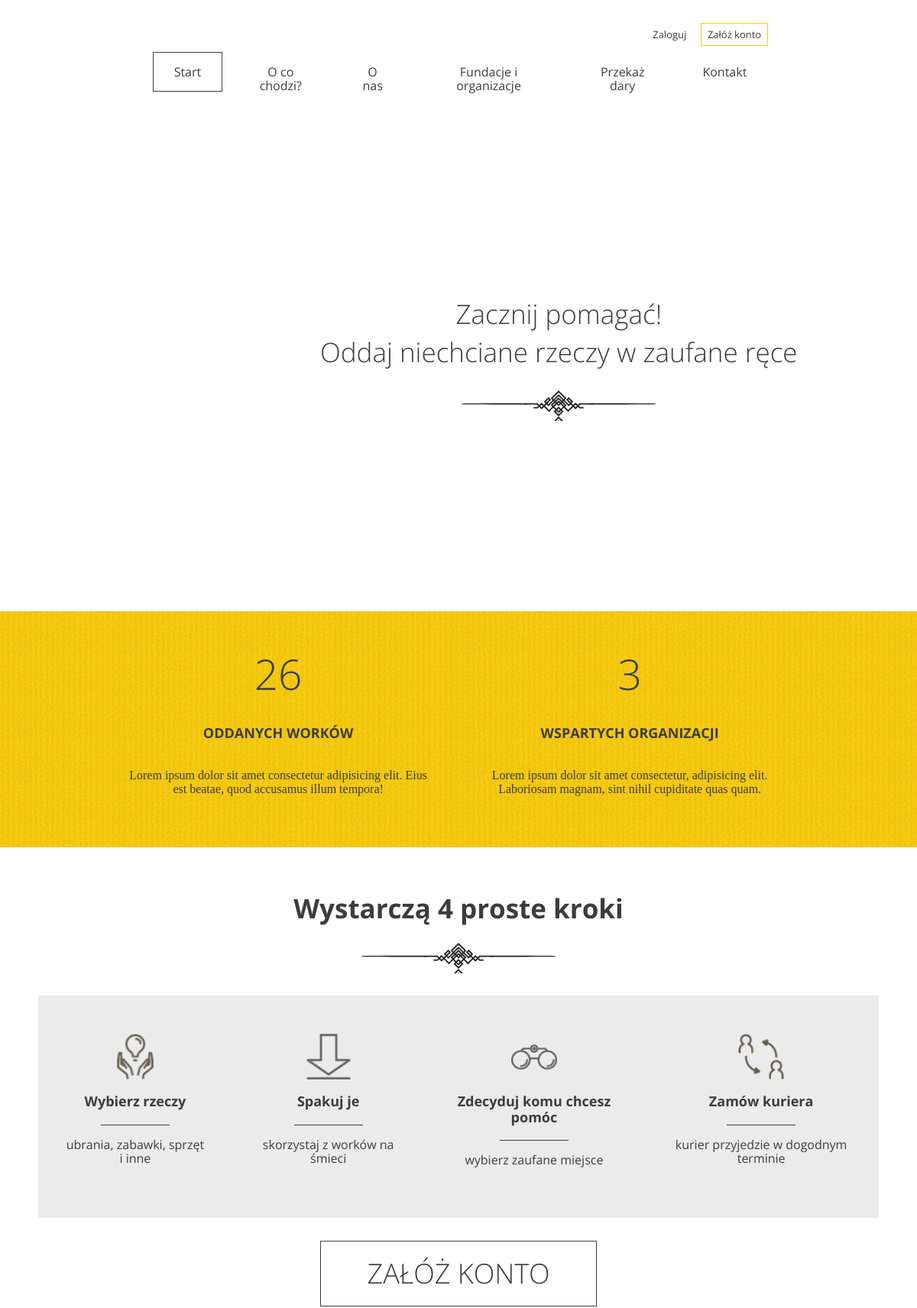
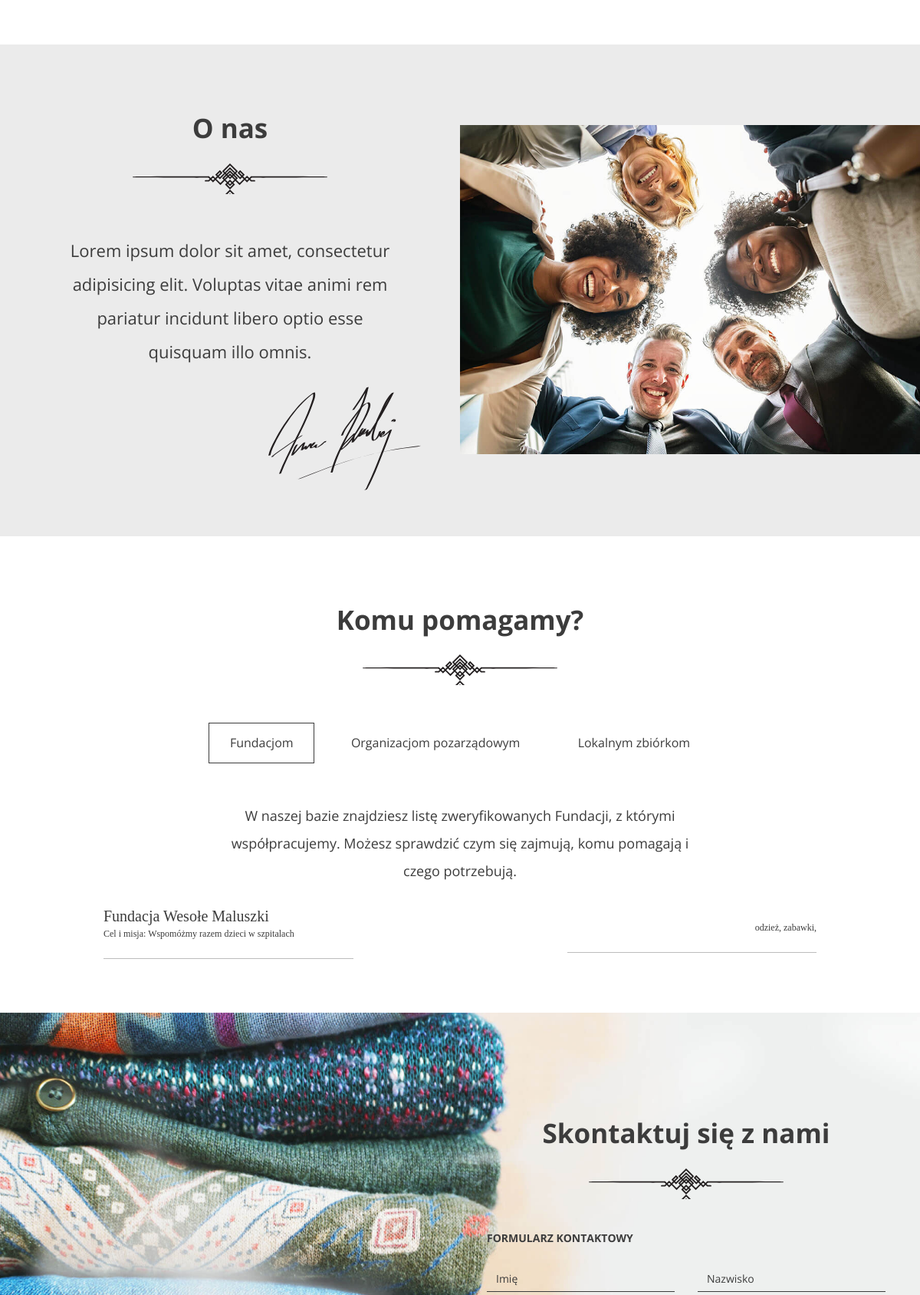
The app's page /index/ (upper part) with its own data (2 pictures, top to bottom).
### main_app/models.py (models this page shows, shortened)
class Institution(models.Model):
    name = models.CharField(max_length=64)
    description = models.TextField()
    type = models.IntegerField(choices=types, default=0)
    categories = models.ManyToManyField(Category)
    class Meta:
        ordering = ('name',)

class Category(models.Model):
    name = models.CharField(max_length=64)

### main_app/views.py (the view)
# urls.py: path('index/', LandingPage.as_view(), name='LandingPage' ),
class LandingPage(View):
    def get(self,request):
        user = request.user
        donations = Donation.objects.all()
        bags_count = 0
        for donation in donations:
            bags_count += donation.quantity
        organizations_count = Institution.objects.count()
        foundations = Institution.objects.filter(type=0)
        ngos = Institution.objects.filter(type=1)
        foundraisings = Institution.objects.filter(type=2)
        context = {'bags_count':bags_count,
                   'organizations_count':organizations_count,
                   'foundations':foundations,
                   'ngos':ngos,
                   'foundraisings':foundraisings,
                   'user':user,
                   }
        return render(request, 'main_app/index.html', context)

### main_app/templates/main_app/index.html (shortened to what this page needs)
{%  extends 'base.html' %}
{% load static %}
{% block content %}
    <header class="header--main-page">
      <nav class="container container--70">
      {% if user.is_authenticated %}
          <ul class="nav--actions">
          <li class="logged-user">
            Witaj {{ user }}
            <ul class="dropdown">
              <li><a href="/user_details/{{ user.pk }}">Profil</a></li>
              <li><a href="/user_update/{{ user.pk }}">Ustawienia</a></li>
                {% if user.is_superuser %}
                <li><a href="/admin/">Panel administracyjny</a></li>
                {% endif %}
              <li><a href="/logout/">Wyloguj</a></li>
            </ul>
          </li>
        </ul>
      {% else %}
        <ul class="nav--actions">
          <li><a href="/login/" class="btn btn--small btn--without-border">Zaloguj</a></li>
          <li><a href="/register/" class="btn btn--small btn--highlighted">Załóż konto</a></li>
        </ul>
      {% endif %}
        <ul>
          <li><a href="" class="btn btn--without-border active">Start</a></li>
          <li><a href="#steps" class="btn btn--without-border">O co chodzi?</a></li>
          <li><a href="#about-us" class="btn btn--without-border">O nas</a></li>
          <li><a href="#help" class="btn btn--without-border">Fundacje i organizacje</a></li>
          <li><a href="/share/#important" class="btn btn--without-border">Przekaż dary</a></li>
          <li><a href="#contact" class="btn btn--without-border">Kontakt</a></li>
        </ul>
      </nav>
      <div class="slogan container container--90">
        <div class="slogan--item">
          <h1>
            Zacznij pomagać!<br />
            Oddaj niechciane rzeczy w zaufane ręce
          </h1>
        </div>
      </div>
    </header>
    <section id="stats" class="stats">
      <div class="container container--85">
        <div class="stats--item">
          <em>{{ bags_count }}</em>
          <h3>Oddanych worków</h3>
          <p>Lorem ipsum dolor sit amet consectetur adipisicing elit. Eius est beatae, quod accusamus illum tempora!</p>
        </div>
        <div class="stats--item">
          <em>{{ organizations_count }}</em>
          <h3>Wspartych organizacji</h3>
          <p>Lorem ipsum dolor sit amet consectetur, adipisicing elit. Laboriosam magnam, sint nihil cupiditate quas quam.</p>
        </div>
      </div>
    </section>
    <section id="steps" class="steps">
      <h2>Wystarczą 4 proste kroki</h2>
      <div class="steps--container">
        <div class="steps--item">
          <span class="icon icon--hands"></span>
          <h3>Wybierz rzeczy</h3>
          <p>ubrania, zabawki, sprzęt i inne</p>
        </div>
        <div class="steps--item">
          <span class="icon icon--arrow"></span>
          <h3>Spakuj je</h3>
          <p>skorzystaj z worków na śmieci</p>
        </div>
        <div class="steps--item">
          <span class="icon icon--glasses"></span>
          <h3>Zdecyduj komu chcesz pomóc</h3>
          <p>wybierz zaufane miejsce</p>
        </div>
        <div class="steps--item">
          <span class="icon icon--courier"></span>
          <h3>Zamów kuriera</h3>
          <p>kurier przyjedzie w dogodnym terminie</p>
        </div>
      </div>
      <a href="/register/" class="btn btn--large">Załóż konto</a>
    </section>
    <section id="about-us" class="about-us">
      <div class="about-us--text">
        <h2>O nas</h2>
        <p>Lorem ipsum dolor sit amet, consectetur adipisicing elit. Voluptas vitae animi rem pariatur incidunt libero optio esse quisquam illo omnis.</p>
        <img src="/static/images/signature.svg" class="about-us--text-signature" alt="Signature" />
      </div>
      <div class="about-us--image"><img src="/static/images/about-us.jpg" alt="People in circle" /></div>
    </section>
     <section id="help" class="help">
      <h2>Komu pomagamy?</h2>
      <ul class="help--buttons">
        <li data-id="1"><a href="#" class="btn btn--without-border active">Fundacjom</a></li>
        <li data-id="2"><a href="#" class="btn btn--without-border">Organizacjom pozarządowym</a></li>
        <li data-id="3"><a href="#" class="btn btn--without-border">Lokalnym zbiórkom</a></li>
      </ul>
      <div class="help--slides active" data-id="1">
        <p>W naszej bazie znajdziesz listę zweryfikowanych Fundacji, z którymi współpracujemy. Możesz sprawdzić czym się zajmują, komu pomagają i czego potrzebują.</p>
        <ul class="help--slides-items">
            {%  for foundation in foundations %}
          <li>
            <div class="col">
              <div class="title">Fundacja {{ foundation.name }}</div>
              <div class="subtitle">Cel i misja: {{ foundation.description }}</div>
            </div>
            <div class="col"><div class="text">
                {% for category in foundation.categories.all %}
                {{ category.name}},
                {% endfor %}
                    </div></div>
          </li>
            {% endfor %}
      </div>
    </section>
{% endblock %}

### records on screen
Institution: name "Wesołe Maluszki", description "Wspomóżmy razem dzieci w szpitalach"
Category: name "odzież"
Category: name "zabawki"

### other values on screen
{{ bags_count }} "26"
{{ organizations_count }} "3"
